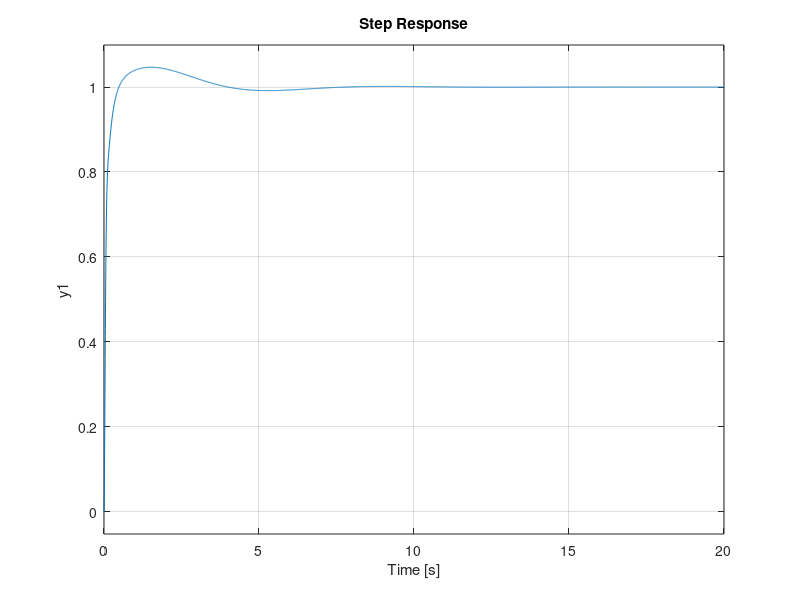

MATLAB code to generate this figure:
G = tf([0 0 0 1 10 ],[1 71 1070 1000 0])
Gc=G/(G+1)

C = pid(1100,1000,1100)

syspoles =pole(Gc)
syszeros =zero(Gc)

T = feedback(C*Gc, 1)

pole(T)
step(T)

[y t] = step(T);

size(t)
ind =min(find(y>1))
time=t(ind)
value=y(ind)
overshoot=max(y)
final_value = y(end)


